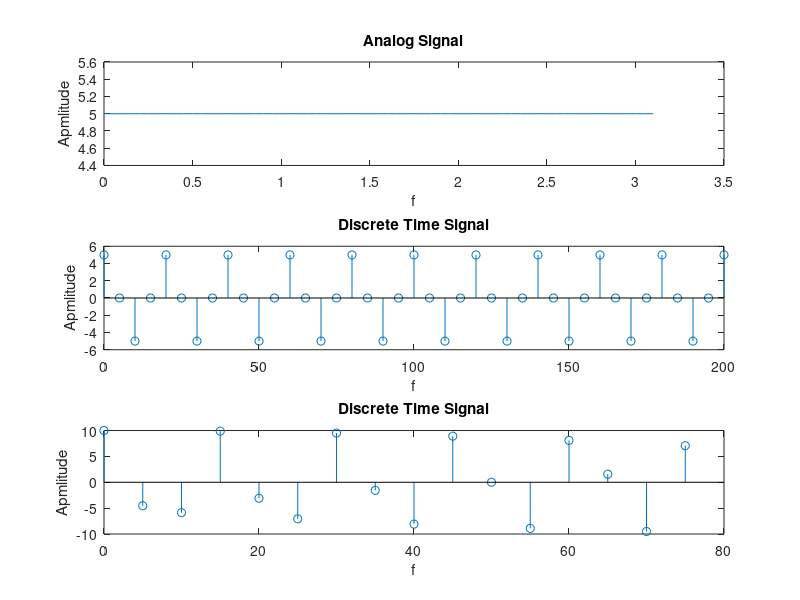

Reproduce this figure in MATLAB.
clc

t = 0:0.05:3.1416;
y = 5*cos(2*100*pi*t);
subplot(3,1,1);
%figure
plot(t,y);
ylabel('Apmlitude');
xlabel('f');
title('Analog Signal')

n = 0:5:200;
y = 5*cos(0.5*pi*n);
subplot(3,1,2);
%figure
stem(n,y);
ylabel('Apmlitude');
xlabel('f');
title('Discrete Time Signal')

n = 0:5:75;
y = 10*cos(1.33*pi*n);
subplot(3,1,3);
%figure
stem(n,y);
ylabel('Apmlitude');
xlabel('f');
title('Discrete Time Signal')